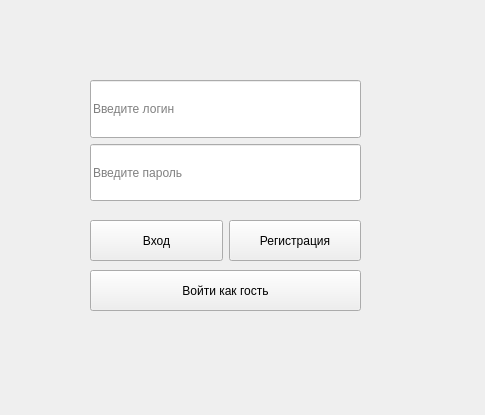
<?xml version="1.0" encoding="UTF-8"?>
<ui version="4.0">
 <class>MainWindow</class>
 <widget class="QMainWindow" name="MainWindow">
  <property name="geometry">
   <rect>
    <x>0</x>
    <y>0</y>
    <width>485</width>
    <height>415</height>
   </rect>
  </property>
  <property name="windowTitle">
   <string>MainWindow</string>
  </property>
  <widget class="QWidget" name="centralwidget">
   <widget class="QWidget" name="layoutWidget">
    <property name="geometry">
     <rect>
      <x>90</x>
      <y>80</y>
      <width>271</width>
      <height>121</height>
     </rect>
    </property>
    <layout class="QVBoxLayout" name="verticalLayout">
     <item>
      <widget class="QLineEdit" name="login_line">
       <property name="sizePolicy">
        <sizepolicy hsizetype="Minimum" vsizetype="Expanding">
         <horstretch>0</horstretch>
         <verstretch>0</verstretch>
        </sizepolicy>
       </property>
       <property name="placeholderText">
        <string>Введите логин</string>
       </property>
      </widget>
     </item>
     <item>
      <widget class="QLineEdit" name="password_line">
       <property name="sizePolicy">
        <sizepolicy hsizetype="Minimum" vsizetype="Expanding">
         <horstretch>0</horstretch>
         <verstretch>0</verstretch>
        </sizepolicy>
       </property>
       <property name="placeholderText">
        <string>Введите пароль</string>
       </property>
      </widget>
     </item>
    </layout>
   </widget>
   <widget class="QWidget" name="layoutWidget">
    <property name="geometry">
     <rect>
      <x>90</x>
      <y>220</y>
      <width>271</width>
      <height>41</height>
     </rect>
    </property>
    <layout class="QHBoxLayout" name="horizontalLayout">
     <item>
      <widget class="QPushButton" name="login_btn">
       <property name="sizePolicy">
        <sizepolicy hsizetype="Minimum" vsizetype="Expanding">
         <horstretch>0</horstretch>
         <verstretch>0</verstretch>
        </sizepolicy>
       </property>
       <property name="text">
        <string>Вход</string>
       </property>
      </widget>
     </item>
     <item>
      <widget class="QPushButton" name="reg_btn">
       <property name="sizePolicy">
        <sizepolicy hsizetype="Minimum" vsizetype="Expanding">
         <horstretch>0</horstretch>
         <verstretch>0</verstretch>
        </sizepolicy>
       </property>
       <property name="text">
        <string>Регистрация</string>
       </property>
      </widget>
     </item>
    </layout>
   </widget>
   <widget class="QPushButton" name="guest_button">
    <property name="geometry">
     <rect>
      <x>90</x>
      <y>270</y>
      <width>271</width>
      <height>41</height>
     </rect>
    </property>
    <property name="text">
     <string>Войти как гость</string>
    </property>
   </widget>
  </widget>
 </widget>
 <resources/>
 <connections/>
</ui>
